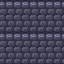

Below is a game level as drawn by its tile map, then a one-line description and the .tmx that defines it (tile-layer data replaced by summaries):
An orthogonal 2x2 tile map with 32x32 px tiles, 1 tile layer (Livello tile 1).

<map version="1.10" tiledversion="1.11.2" orientation="orthogonal" renderorder="right-down" width="2" height="2" tilewidth="32" tileheight="32" infinite="0" nextlayerid="2" nextobjectid="1">
 <tileset firstgid="1" source="../tilesets/final_wall.tsx" />
 <layer id="1" name="Livello tile 1" width="2" height="2">
  <data>[4 cells, 4 non-empty, 1 distinct tile ids]</data>
 </layer>
</map>
